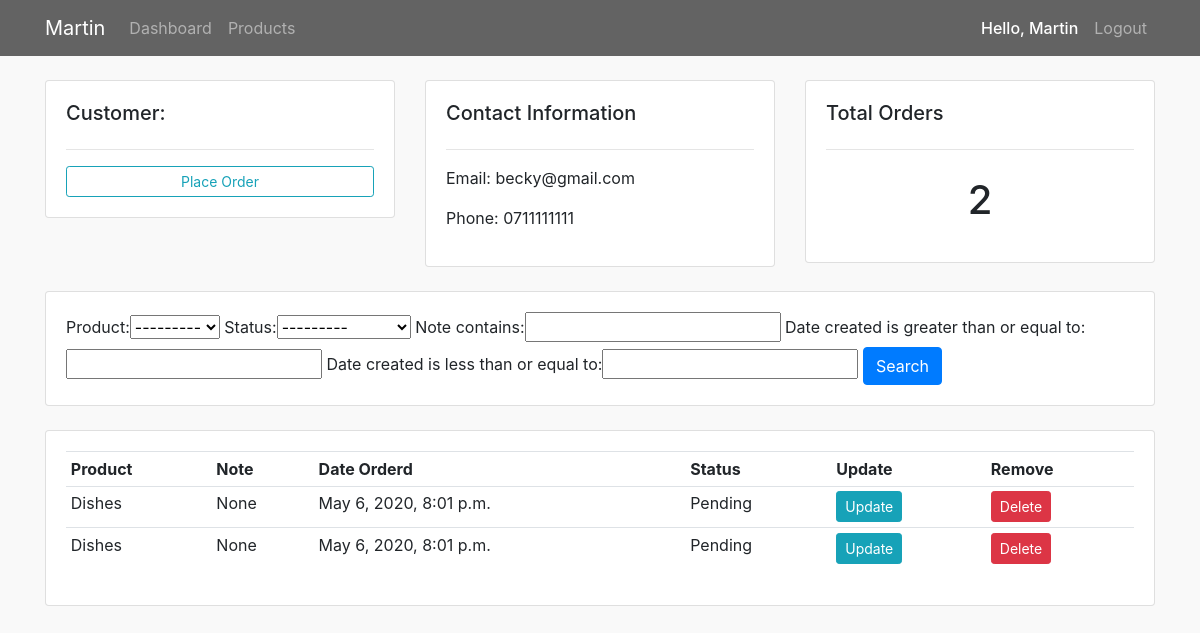
The page /customers/6 (signed in) on the database its author committed.
### accounts/models.py (models this page shows, shortened)
class Customer(models.Model):
    user = models.OneToOneField(User, null=True, blank=True, on_delete=models.CASCADE) # ONE USER CAN HAVE ONE CUSTOMER, ONE CUSTOMER CAN HAVE ONE USER
    name = models.CharField(max_length=200, null=True)
    phone = models.CharField(max_length=200, null=True)
    email = models.CharField(max_length=200, null=True)
    profile_pic = models.ImageField(default="default.png", null=True, blank=True)
    date_created = models.DateTimeField(auto_now_add=True, null=True)

class Order(models.Model):
    STATUS = (
        ('Pending', 'Pending'),
        ('Out for delivery', 'Out of delivery'),
        ('Delivered', 'Delivered'),
    )
    customer = models.ForeignKey(Customer, null=True, on_delete=models.SET_NULL)
    product = models.ForeignKey(Product, null=True, on_delete=models.SET_NULL)
    date_created = models.DateTimeField(auto_now_add=True, null=True)
    status = models.CharField(max_length=200, null=True, choices=STATUS) # Dropdown
    note = models.CharField(max_length=200, null=True)

class Product(models.Model):
    CATEGORY = (
        ('Indoor', 'Indoor'),
        ('Out Door', 'Out Door'),
    )
    name = models.CharField(max_length=200, null=True)
    price = models.FloatField(null=True)
    category = models.CharField(max_length=200, null=True, choices=CATEGORY)
    description = models.CharField(max_length=200, null=True, blank=True)
    date_created = models.DateTimeField(auto_now_add=True, null=True)
    tags = models.ManyToManyField(Tag)
    def __str__(self):
        return self.name

### accounts/decorators.py (the view)
        def wrapper_func(request, *args, **kwargs):
            group = None
            if request.user.groups.exists():
                group = request.user.groups.all()[0].name # grab the 1st name of a user group name
            if group in allowed_roles:  # i specified the allowed_roles in the views.py file
                return view_func(request, *args, **kwargs)
            else:
                return HttpResponse("You are not authorized to view this page.")

### accounts/views.py (called while the page is built)
@login_required(login_url='login')
@allowed_users(allowed_roles=['admin'])
def customers(request, pk):
    customer = Customer.objects.get(id=pk)
    orders = customer.order_set.all()
    orders_count = orders.count()
    myFilter = OrderFilter(request.GET, queryset=orders)
    orders = myFilter.qs
    context = {"customer": customer,
               "orders": orders, "orders_count": orders_count, "myFilter": myFilter}
    return render(request, 'accounts/customers.html', context)

### accounts/templates/accounts/customers.html
{% extends 'accounts/main.html' %}
{% block content %}
<br>
<div class="row">
    <div class="col-md">
        <div class="card card-body">
            <h5>Customer:</h5>
            <hr>
            <a class="btn btn-outline-info  btn-sm btn-block" href="{% url 'create_order' customer.id %}">Place Order</a>
        </div>
    </div>
    <div class="col-md">
        <div class="card card-body">
            <h5>Contact Information</h5>
            <hr>
            <p>Email: {{customer.email}}</p>
            <p>Phone: {{customer.phone}}</p>
        </div>
    </div>
    <div class="col-md">
        <div class="card card-body">
            <h5>Total Orders</h5>
            <hr>
            <h1 style="text-align: center;padding: 10px">{{orders_count}}</h1>
        </div>
    </div>
</div>
<br>
<div class="row">
    <div class="col">
        <div class="card card-body">
            <form method="get">
                {{myFilter.form}}
                <button class="btn btn-primary" type="submit">Search</button>
            </form>
        </div>
    </div>
</div>
<br>
<div class="row">
    <div class="col-md">
        <div class="card card-body">
            <table class="table table-sm">
                <tr>
                    <th>Product</th>
                    <th>Note</th>
                    <th>Date Orderd</th>
                    <th>Status</th>
                    <th>Update</th>
                    <th>Remove</th>
                </tr>
                {% for order in orders %}
                    <tr>
                        <td>{{order.product}}</td>
                        <td>{{order.note}}</td>
                        <td>{{order.date_created}}</td>
                        <td>{{order.status}}</td>
                        <td><a class="btn btn-sm btn-info" href="{% url 'update_order' order.id %}">Update</a></td>
                        <td><a class="btn btn-sm btn-danger" href="{% url 'delete_order' order.id %}">Delete</a></td>
                    </tr>
                {% endfor %}
            </table>
        </div>
    </div>
</div>
{% endblock %}

### accounts/templates/accounts/navbar.html (shortened to what this page needs)
{% load static %}
<nav class="navbar sticky-top navbar-expand-lg navbar-dark " style="background-color: rgba(0, 0, 0, 0.6);">
<div class="container">
    <a class="navbar-brand" href="{% url 'home' %}">Martin</a>
    <div class="collapse navbar-collapse" id="navbarNavAltMarkup">
        <div class="navbar-nav mr-auto">
            {% if request.user.is_staff %}
                <a class="nav-item nav-link" href="{% url 'home' %}">Dashboard</a>
                <a class="nav-item nav-link" href="{% url 'products' %}">Products</a>
            {% else %}
                <a class="nav-item nav-link" href="{% url 'account' %}">Settings</a>
            {% endif %}
        </div>
        <div class="navbar-nav">
        {% if user.is_authenticated %}
            <span class="nav-item nav-link" id="hello-msg">Hello, {{request.user}}</span>
            <a class="nav-item nav-link" href="{% url 'logout' %}">Logout</a>
        {% else %}
            <a class="nav-item nav-link" href="{% url 'login' %}">Login</a>
            <a class="nav-item nav-link" href="{% url 'register' %}">Register</a>
        {% endif %}
        </div>
    </div>
</div>
</nav>

### static/css/main.css (style rules this page uses)
body { background-color: #ebeff5; }

### accounts/templates/accounts/main.html (style rules this page uses)
body { background-image: url(""); background-color: #F9F9F9; }

### accounts/templates/accounts/navbar.html (style rules this page uses)
#hello-msg { color: #fff; font-weight: 500; }

### rows shown on the page
Customer: email "becky@gmail.com", phone "0711111111"
Order: product "Dishes", note "None", date_created "May 6, 2020, 8:01 p.m.", status "Pending"
Order: product "Dishes", note "None", date_created "May 6, 2020, 8:01 p.m.", status "Pending"

### other values the page prints
{{ request.user }} "Martin"
{{ orders_count }} "2"
